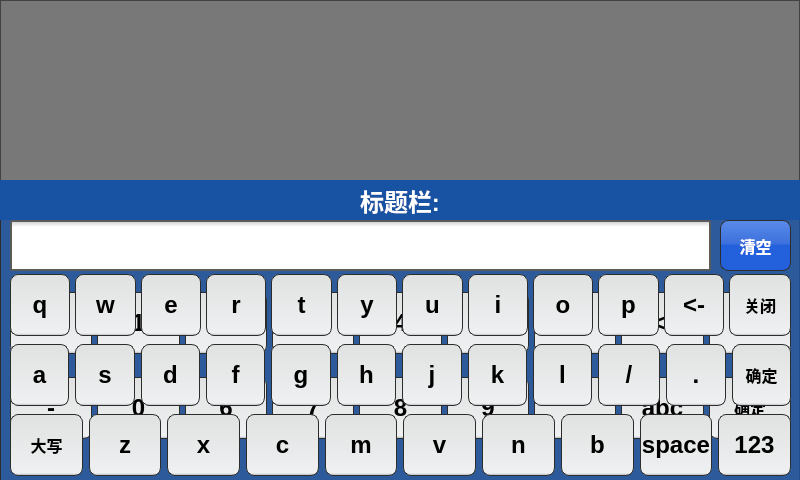
<?xml version="1.0" encoding="UTF-8"?>
<ui version="4.0">
 <class>ToolTextInputDialog</class>
 <widget class="QDialog" name="ToolTextInputDialog">
  <property name="geometry">
   <rect>
    <x>0</x>
    <y>0</y>
    <width>800</width>
    <height>480</height>
   </rect>
  </property>
  <property name="windowTitle">
   <string>Dialog</string>
  </property>
  <property name="styleSheet">
   <string notr="true"/>
  </property>
  <property name="modal">
   <bool>false</bool>
  </property>
  <widget class="QFrame" name="frame">
   <property name="geometry">
    <rect>
     <x>0</x>
     <y>0</y>
     <width>800</width>
     <height>481</height>
    </rect>
   </property>
   <property name="styleSheet">
    <string notr="true">#frame{
background-color: rgba(38, 38, 38, 150);
}
QFrame#frame_2{	
	background-color: rgba(24, 82, 163,200);
	border: 1px solid rgb(44, 44, 44);
}

QPushButton{		
border: 1px solid rgb(44, 44, 44);
border-radius: 8px;
height: 60px;
width: 60px; 		
font: bold 24px;	
	color: rgb(0, 0, 0);
	background-color: qlineargradient(spread:pad, x1:1, y1:1, x2:1, y2:0, stop:0 rgba(181, 181, 182, 230), stop:0.0397727 rgba(239, 240, 241, 255), stop:0.994318 rgba(224, 225, 225, 255));
}
QPushButton:hover{
	background-color: qlineargradient(spread:pad, x1:1, y1:1, x2:1, y2:0, stop:0 rgba(181, 181, 182, 230), stop:0.0227273 rgba(158, 241, 135, 255), stop:0.994318 rgba(181, 225, 133, 255));	
border: 1px solid rgb(44, 44, 44);
	height: 60px;
	width: 60px; 		
	font: bold 24px;
	color: rgb(0, 0, 0);
}
QPushButton:pressed{	
	background-color: qlineargradient(spread:pad, x1:1, y1:1, x2:1, y2:0, stop:0 rgba(181, 181, 182, 230), stop:0.0227273 rgba(158, 241, 135, 255), stop:0.994318 rgba(181, 225, 133, 255));	
border: 1px solid rgb(44, 44, 44);
	height: 60px;
	width: 60px; 		
	font: bold 24px;
	color: rgb(0, 0, 0);
}
QPushButton:focus{padding: -1;}
</string>
   </property>
   <property name="frameShape">
    <enum>QFrame::StyledPanel</enum>
   </property>
   <property name="frameShadow">
    <enum>QFrame::Raised</enum>
   </property>
   <widget class="QFrame" name="frame_2">
    <property name="geometry">
     <rect>
      <x>0</x>
      <y>180</y>
      <width>801</width>
      <height>301</height>
     </rect>
    </property>
    <property name="styleSheet">
     <string notr="true"/>
    </property>
    <property name="frameShape">
     <enum>QFrame::StyledPanel</enum>
    </property>
    <property name="frameShadow">
     <enum>QFrame::Raised</enum>
    </property>
    <widget class="QWidget" name="widget_2" native="true">
     <property name="geometry">
      <rect>
       <x>10</x>
       <y>80</y>
       <width>801</width>
       <height>211</height>
      </rect>
     </property>
     <property name="styleSheet">
      <string notr="true"/>
     </property>
     <widget class="QWidget" name="gridLayoutWidget">
      <property name="geometry">
       <rect>
        <x>0</x>
        <y>10</y>
        <width>781</width>
        <height>191</height>
       </rect>
      </property>
      <layout class="QGridLayout" name="gridLayout" rowstretch="0,0" columnstretch="0,0,0,0,0,0,0,0,0,0">
       <property name="horizontalSpacing">
        <number>5</number>
       </property>
       <property name="verticalSpacing">
        <number>1</number>
       </property>
       <item row="1" column="9">
        <widget class="QPushButton" name="pushButton_number_ok">
         <property name="focusPolicy">
          <enum>Qt::NoFocus</enum>
         </property>
         <property name="styleSheet">
          <string notr="true">font:bold 16px;</string>
         </property>
         <property name="text">
          <string>确定</string>
         </property>
        </widget>
       </item>
       <item row="0" column="3">
        <widget class="QPushButton" name="pushButton_key_3">
         <property name="focusPolicy">
          <enum>Qt::NoFocus</enum>
         </property>
         <property name="text">
          <string>3</string>
         </property>
        </widget>
       </item>
       <item row="0" column="4">
        <widget class="QPushButton" name="pushButton_key_4">
         <property name="focusPolicy">
          <enum>Qt::NoFocus</enum>
         </property>
         <property name="text">
          <string>4</string>
         </property>
        </widget>
       </item>
       <item row="1" column="0">
        <widget class="QPushButton" name="pushButton_key_del">
         <property name="focusPolicy">
          <enum>Qt::NoFocus</enum>
         </property>
         <property name="text">
          <string>-</string>
         </property>
        </widget>
       </item>
       <item row="0" column="9">
        <widget class="QPushButton" name="pushButton_number_hide">
         <property name="focusPolicy">
          <enum>Qt::NoFocus</enum>
         </property>
         <property name="styleSheet">
          <string notr="true">font:bold 16px;</string>
         </property>
         <property name="text">
          <string>关闭</string>
         </property>
        </widget>
       </item>
       <item row="0" column="0">
        <widget class="QPushButton" name="pushButton_key_add">
         <property name="focusPolicy">
          <enum>Qt::NoFocus</enum>
         </property>
         <property name="text">
          <string>+</string>
         </property>
        </widget>
       </item>
       <item row="0" column="2">
        <widget class="QPushButton" name="pushButton_key_2">
         <property name="focusPolicy">
          <enum>Qt::NoFocus</enum>
         </property>
         <property name="text">
          <string>2</string>
         </property>
        </widget>
       </item>
       <item row="0" column="7">
        <widget class="QPushButton" name="pushButton_number_del">
         <property name="focusPolicy">
          <enum>Qt::NoFocus</enum>
         </property>
         <property name="text">
          <string>&lt;-</string>
         </property>
        </widget>
       </item>
       <item row="0" column="5">
        <widget class="QPushButton" name="pushButton_key_5">
         <property name="focusPolicy">
          <enum>Qt::NoFocus</enum>
         </property>
         <property name="text">
          <string>5</string>
         </property>
        </widget>
       </item>
       <item row="0" column="1">
        <widget class="QPushButton" name="pushButton_key_1">
         <property name="focusPolicy">
          <enum>Qt::NoFocus</enum>
         </property>
         <property name="text">
          <string>1</string>
         </property>
        </widget>
       </item>
       <item row="1" column="7">
        <widget class="QPushButton" name="pushButton_abc">
         <property name="focusPolicy">
          <enum>Qt::NoFocus</enum>
         </property>
         <property name="text">
          <string>abc</string>
         </property>
        </widget>
       </item>
       <item row="1" column="1">
        <widget class="QPushButton" name="pushButton_key_0">
         <property name="focusPolicy">
          <enum>Qt::NoFocus</enum>
         </property>
         <property name="text">
          <string>0</string>
         </property>
        </widget>
       </item>
       <item row="1" column="5">
        <widget class="QPushButton" name="pushButton_key_9">
         <property name="focusPolicy">
          <enum>Qt::NoFocus</enum>
         </property>
         <property name="text">
          <string>9</string>
         </property>
        </widget>
       </item>
       <item row="1" column="4">
        <widget class="QPushButton" name="pushButton_key_8">
         <property name="focusPolicy">
          <enum>Qt::NoFocus</enum>
         </property>
         <property name="text">
          <string>8</string>
         </property>
        </widget>
       </item>
       <item row="1" column="3">
        <widget class="QPushButton" name="pushButton_key_7">
         <property name="focusPolicy">
          <enum>Qt::NoFocus</enum>
         </property>
         <property name="text">
          <string>7</string>
         </property>
        </widget>
       </item>
       <item row="1" column="2">
        <widget class="QPushButton" name="pushButton_key_6">
         <property name="focusPolicy">
          <enum>Qt::NoFocus</enum>
         </property>
         <property name="text">
          <string>6</string>
         </property>
        </widget>
       </item>
       <item row="0" column="6">
        <widget class="QPushButton" name="pushButton_key_point_2">
         <property name="minimumSize">
          <size>
           <width>40</width>
           <height>40</height>
          </size>
         </property>
         <property name="focusPolicy">
          <enum>Qt::NoFocus</enum>
         </property>
         <property name="text">
          <string>.</string>
         </property>
        </widget>
       </item>
       <item row="1" column="6">
        <widget class="QPushButton" name="pushButton_key_">
         <property name="focusPolicy">
          <enum>Qt::NoFocus</enum>
         </property>
         <property name="text">
          <string>_</string>
         </property>
        </widget>
       </item>
      </layout>
     </widget>
    </widget>
    <widget class="QPushButton" name="pushButton_clear">
     <property name="geometry">
      <rect>
       <x>720</x>
       <y>40</y>
       <width>71</width>
       <height>51</height>
      </rect>
     </property>
     <property name="focusPolicy">
      <enum>Qt::NoFocus</enum>
     </property>
     <property name="styleSheet">
      <string notr="true"> border-style: solid;
 border-width: 1px;

color: rgb(255, 255, 255);

font:bold 16px;
background-color: qlineargradient(spread:pad, x1:1, y1:1, x2:1, y2:0, stop:0.505682 rgba(35, 97, 222, 247), stop:0.539773 rgba(61, 114, 223, 247), stop:1 rgba(93, 142, 239, 238));</string>
     </property>
     <property name="text">
      <string>清空</string>
     </property>
    </widget>
    <widget class="QLineEdit" name="lineEdit_toolText">
     <property name="geometry">
      <rect>
       <x>10</x>
       <y>40</y>
       <width>701</width>
       <height>51</height>
      </rect>
     </property>
     <property name="mouseTracking">
      <bool>true</bool>
     </property>
     <property name="focusPolicy">
      <enum>Qt::ClickFocus</enum>
     </property>
     <property name="styleSheet">
      <string notr="true">background-color: qlineargradient(spread:pad, x1:1, y1:0, x2:1, y2:0.135455, stop:0 rgba(204, 204, 204, 255), stop:0.892045 rgba(255, 255, 255, 255));
font: bold 28px;

border-radius: 1px;
border: 2px solid  rgb(91, 91, 91);

color: rgb(0, 0, 255);


</string>
     </property>
     <property name="text">
      <string/>
     </property>
     <property name="maxLength">
      <number>20</number>
     </property>
     <property name="readOnly">
      <bool>false</bool>
     </property>
    </widget>
    <widget class="QWidget" name="widget" native="true">
     <property name="geometry">
      <rect>
       <x>0</x>
       <y>90</y>
       <width>800</width>
       <height>211</height>
      </rect>
     </property>
     <property name="styleSheet">
      <string notr="true"/>
     </property>
     <widget class="QWidget" name="horizontalLayoutWidget_3">
      <property name="geometry">
       <rect>
        <x>10</x>
        <y>140</y>
        <width>781</width>
        <height>71</height>
       </rect>
      </property>
      <layout class="QHBoxLayout" name="horizontalLayout_3">
       <item>
        <widget class="QPushButton" name="pushButton_capsLook">
         <property name="minimumSize">
          <size>
           <width>0</width>
           <height>20</height>
          </size>
         </property>
         <property name="focusPolicy">
          <enum>Qt::NoFocus</enum>
         </property>
         <property name="styleSheet">
          <string notr="true">font:bold 16px;</string>
         </property>
         <property name="text">
          <string>大写</string>
         </property>
        </widget>
       </item>
       <item>
        <widget class="QPushButton" name="pushButton_key_z">
         <property name="minimumSize">
          <size>
           <width>40</width>
           <height>20</height>
          </size>
         </property>
         <property name="focusPolicy">
          <enum>Qt::NoFocus</enum>
         </property>
         <property name="text">
          <string>z</string>
         </property>
        </widget>
       </item>
       <item>
        <widget class="QPushButton" name="pushButton_key_x">
         <property name="minimumSize">
          <size>
           <width>40</width>
           <height>20</height>
          </size>
         </property>
         <property name="focusPolicy">
          <enum>Qt::NoFocus</enum>
         </property>
         <property name="text">
          <string>x</string>
         </property>
        </widget>
       </item>
       <item>
        <widget class="QPushButton" name="pushButton_key_c">
         <property name="minimumSize">
          <size>
           <width>40</width>
           <height>20</height>
          </size>
         </property>
         <property name="focusPolicy">
          <enum>Qt::NoFocus</enum>
         </property>
         <property name="text">
          <string>c</string>
         </property>
        </widget>
       </item>
       <item>
        <widget class="QPushButton" name="pushButton_key_m">
         <property name="minimumSize">
          <size>
           <width>40</width>
           <height>20</height>
          </size>
         </property>
         <property name="focusPolicy">
          <enum>Qt::NoFocus</enum>
         </property>
         <property name="text">
          <string>m</string>
         </property>
        </widget>
       </item>
       <item>
        <widget class="QPushButton" name="pushButton_key_v">
         <property name="minimumSize">
          <size>
           <width>40</width>
           <height>20</height>
          </size>
         </property>
         <property name="focusPolicy">
          <enum>Qt::NoFocus</enum>
         </property>
         <property name="text">
          <string>v</string>
         </property>
        </widget>
       </item>
       <item>
        <widget class="QPushButton" name="pushButton_key_n">
         <property name="minimumSize">
          <size>
           <width>40</width>
           <height>20</height>
          </size>
         </property>
         <property name="focusPolicy">
          <enum>Qt::NoFocus</enum>
         </property>
         <property name="text">
          <string>n</string>
         </property>
        </widget>
       </item>
       <item>
        <widget class="QPushButton" name="pushButton_key_b">
         <property name="minimumSize">
          <size>
           <width>40</width>
           <height>20</height>
          </size>
         </property>
         <property name="focusPolicy">
          <enum>Qt::NoFocus</enum>
         </property>
         <property name="text">
          <string>b</string>
         </property>
        </widget>
       </item>
       <item>
        <widget class="QPushButton" name="pushButton_space">
         <property name="minimumSize">
          <size>
           <width>0</width>
           <height>20</height>
          </size>
         </property>
         <property name="focusPolicy">
          <enum>Qt::NoFocus</enum>
         </property>
         <property name="styleSheet">
          <string notr="true"/>
         </property>
         <property name="text">
          <string>space</string>
         </property>
        </widget>
       </item>
       <item>
        <widget class="QPushButton" name="pushButton_123">
         <property name="minimumSize">
          <size>
           <width>0</width>
           <height>20</height>
          </size>
         </property>
         <property name="focusPolicy">
          <enum>Qt::NoFocus</enum>
         </property>
         <property name="text">
          <string>123</string>
         </property>
        </widget>
       </item>
      </layout>
     </widget>
     <widget class="QWidget" name="horizontalLayoutWidget">
      <property name="geometry">
       <rect>
        <x>10</x>
        <y>70</y>
        <width>781</width>
        <height>71</height>
       </rect>
      </property>
      <layout class="QHBoxLayout" name="horizontalLayout">
       <item>
        <widget class="QPushButton" name="pushButton_key_a">
         <property name="minimumSize">
          <size>
           <width>40</width>
           <height>20</height>
          </size>
         </property>
         <property name="focusPolicy">
          <enum>Qt::NoFocus</enum>
         </property>
         <property name="text">
          <string>a</string>
         </property>
        </widget>
       </item>
       <item>
        <widget class="QPushButton" name="pushButton_key_s">
         <property name="minimumSize">
          <size>
           <width>40</width>
           <height>20</height>
          </size>
         </property>
         <property name="focusPolicy">
          <enum>Qt::NoFocus</enum>
         </property>
         <property name="text">
          <string>s</string>
         </property>
        </widget>
       </item>
       <item>
        <widget class="QPushButton" name="pushButton_key_d">
         <property name="minimumSize">
          <size>
           <width>40</width>
           <height>20</height>
          </size>
         </property>
         <property name="focusPolicy">
          <enum>Qt::NoFocus</enum>
         </property>
         <property name="text">
          <string>d</string>
         </property>
        </widget>
       </item>
       <item>
        <widget class="QPushButton" name="pushButton_key_f">
         <property name="minimumSize">
          <size>
           <width>40</width>
           <height>20</height>
          </size>
         </property>
         <property name="focusPolicy">
          <enum>Qt::NoFocus</enum>
         </property>
         <property name="text">
          <string>f</string>
         </property>
        </widget>
       </item>
       <item>
        <widget class="QPushButton" name="pushButton_key_g">
         <property name="minimumSize">
          <size>
           <width>40</width>
           <height>20</height>
          </size>
         </property>
         <property name="focusPolicy">
          <enum>Qt::NoFocus</enum>
         </property>
         <property name="text">
          <string>g</string>
         </property>
        </widget>
       </item>
       <item>
        <widget class="QPushButton" name="pushButton_key_h">
         <property name="minimumSize">
          <size>
           <width>40</width>
           <height>20</height>
          </size>
         </property>
         <property name="focusPolicy">
          <enum>Qt::NoFocus</enum>
         </property>
         <property name="text">
          <string>h</string>
         </property>
        </widget>
       </item>
       <item>
        <widget class="QPushButton" name="pushButton_key_j">
         <property name="minimumSize">
          <size>
           <width>40</width>
           <height>20</height>
          </size>
         </property>
         <property name="focusPolicy">
          <enum>Qt::NoFocus</enum>
         </property>
         <property name="text">
          <string>j</string>
         </property>
        </widget>
       </item>
       <item>
        <widget class="QPushButton" name="pushButton_key_k">
         <property name="minimumSize">
          <size>
           <width>40</width>
           <height>20</height>
          </size>
         </property>
         <property name="focusPolicy">
          <enum>Qt::NoFocus</enum>
         </property>
         <property name="text">
          <string>k</string>
         </property>
        </widget>
       </item>
       <item>
        <widget class="QPushButton" name="pushButton_key_l">
         <property name="minimumSize">
          <size>
           <width>40</width>
           <height>20</height>
          </size>
         </property>
         <property name="focusPolicy">
          <enum>Qt::NoFocus</enum>
         </property>
         <property name="text">
          <string>l</string>
         </property>
        </widget>
       </item>
       <item>
        <widget class="QPushButton" name="pushButton_key_backslash">
         <property name="minimumSize">
          <size>
           <width>0</width>
           <height>20</height>
          </size>
         </property>
         <property name="focusPolicy">
          <enum>Qt::NoFocus</enum>
         </property>
         <property name="text">
          <string>/</string>
         </property>
        </widget>
       </item>
       <item>
        <widget class="QPushButton" name="pushButton_key_point">
         <property name="minimumSize">
          <size>
           <width>40</width>
           <height>20</height>
          </size>
         </property>
         <property name="focusPolicy">
          <enum>Qt::NoFocus</enum>
         </property>
         <property name="text">
          <string>.</string>
         </property>
        </widget>
       </item>
       <item>
        <widget class="QPushButton" name="pushButton_OK">
         <property name="minimumSize">
          <size>
           <width>40</width>
           <height>20</height>
          </size>
         </property>
         <property name="focusPolicy">
          <enum>Qt::NoFocus</enum>
         </property>
         <property name="styleSheet">
          <string notr="true">font:bold 16px;</string>
         </property>
         <property name="text">
          <string>确定</string>
         </property>
        </widget>
       </item>
      </layout>
     </widget>
     <widget class="QWidget" name="horizontalLayoutWidget_2">
      <property name="geometry">
       <rect>
        <x>10</x>
        <y>0</y>
        <width>781</width>
        <height>71</height>
       </rect>
      </property>
      <layout class="QHBoxLayout" name="horizontalLayout_2">
       <property name="spacing">
        <number>5</number>
       </property>
       <property name="bottomMargin">
        <number>1</number>
       </property>
       <item>
        <widget class="QPushButton" name="pushButton_key_q">
         <property name="minimumSize">
          <size>
           <width>40</width>
           <height>20</height>
          </size>
         </property>
         <property name="focusPolicy">
          <enum>Qt::NoFocus</enum>
         </property>
         <property name="text">
          <string>q</string>
         </property>
        </widget>
       </item>
       <item>
        <widget class="QPushButton" name="pushButton_key_w">
         <property name="minimumSize">
          <size>
           <width>40</width>
           <height>20</height>
          </size>
         </property>
         <property name="focusPolicy">
          <enum>Qt::NoFocus</enum>
         </property>
         <property name="text">
          <string>w</string>
         </property>
        </widget>
       </item>
       <item>
        <widget class="QPushButton" name="pushButton_key_e">
         <property name="minimumSize">
          <size>
           <width>40</width>
           <height>20</height>
          </size>
         </property>
         <property name="focusPolicy">
          <enum>Qt::NoFocus</enum>
         </property>
         <property name="text">
          <string>e</string>
         </property>
        </widget>
       </item>
       <item>
        <widget class="QPushButton" name="pushButton_key_r">
         <property name="minimumSize">
          <size>
           <width>40</width>
           <height>20</height>
          </size>
         </property>
         <property name="focusPolicy">
          <enum>Qt::NoFocus</enum>
         </property>
         <property name="text">
          <string>r</string>
         </property>
        </widget>
       </item>
       <item>
        <widget class="QPushButton" name="pushButton_key_t">
         <property name="minimumSize">
          <size>
           <width>40</width>
           <height>20</height>
          </size>
         </property>
         <property name="focusPolicy">
          <enum>Qt::NoFocus</enum>
         </property>
         <property name="text">
          <string>t</string>
         </property>
        </widget>
       </item>
       <item>
        <widget class="QPushButton" name="pushButton_key_y">
         <property name="minimumSize">
          <size>
           <width>40</width>
           <height>10</height>
          </size>
         </property>
         <property name="focusPolicy">
          <enum>Qt::NoFocus</enum>
         </property>
         <property name="text">
          <string>y</string>
         </property>
        </widget>
       </item>
       <item>
        <widget class="QPushButton" name="pushButton_key_u">
         <property name="minimumSize">
          <size>
           <width>40</width>
           <height>20</height>
          </size>
         </property>
         <property name="focusPolicy">
          <enum>Qt::NoFocus</enum>
         </property>
         <property name="text">
          <string>u</string>
         </property>
        </widget>
       </item>
       <item>
        <widget class="QPushButton" name="pushButton_key_i">
         <property name="minimumSize">
          <size>
           <width>40</width>
           <height>20</height>
          </size>
         </property>
         <property name="focusPolicy">
          <enum>Qt::NoFocus</enum>
         </property>
         <property name="text">
          <string>i</string>
         </property>
        </widget>
       </item>
       <item>
        <widget class="QPushButton" name="pushButton_key_o">
         <property name="minimumSize">
          <size>
           <width>40</width>
           <height>20</height>
          </size>
         </property>
         <property name="focusPolicy">
          <enum>Qt::NoFocus</enum>
         </property>
         <property name="text">
          <string>o</string>
         </property>
        </widget>
       </item>
       <item>
        <widget class="QPushButton" name="pushButton_key_p">
         <property name="minimumSize">
          <size>
           <width>40</width>
           <height>20</height>
          </size>
         </property>
         <property name="focusPolicy">
          <enum>Qt::NoFocus</enum>
         </property>
         <property name="text">
          <string>p</string>
         </property>
        </widget>
       </item>
       <item>
        <widget class="QPushButton" name="pushButton_del">
         <property name="minimumSize">
          <size>
           <width>40</width>
           <height>20</height>
          </size>
         </property>
         <property name="focusPolicy">
          <enum>Qt::NoFocus</enum>
         </property>
         <property name="text">
          <string>&lt;-</string>
         </property>
        </widget>
       </item>
       <item>
        <widget class="QPushButton" name="pushButton_hide">
         <property name="minimumSize">
          <size>
           <width>0</width>
           <height>20</height>
          </size>
         </property>
         <property name="focusPolicy">
          <enum>Qt::NoFocus</enum>
         </property>
         <property name="styleSheet">
          <string notr="true">font:bold 16px;</string>
         </property>
         <property name="text">
          <string>关闭</string>
         </property>
        </widget>
       </item>
      </layout>
     </widget>
    </widget>
    <widget class="QLabel" name="labelTitle">
     <property name="geometry">
      <rect>
       <x>0</x>
       <y>0</y>
       <width>800</width>
       <height>40</height>
      </rect>
     </property>
     <property name="font">
      <font>
       <pointsize>-1</pointsize>
       <weight>75</weight>
       <italic>false</italic>
       <bold>true</bold>
      </font>
     </property>
     <property name="styleSheet">
      <string notr="true">color: rgb(255, 255, 255);
font:bold 24px;
background-color: rgb(24, 82, 163);</string>
     </property>
     <property name="lineWidth">
      <number>1</number>
     </property>
     <property name="text">
      <string>标题栏:</string>
     </property>
     <property name="alignment">
      <set>Qt::AlignCenter</set>
     </property>
    </widget>
   </widget>
  </widget>
 </widget>
 <resources/>
 <connections/>
</ui>
